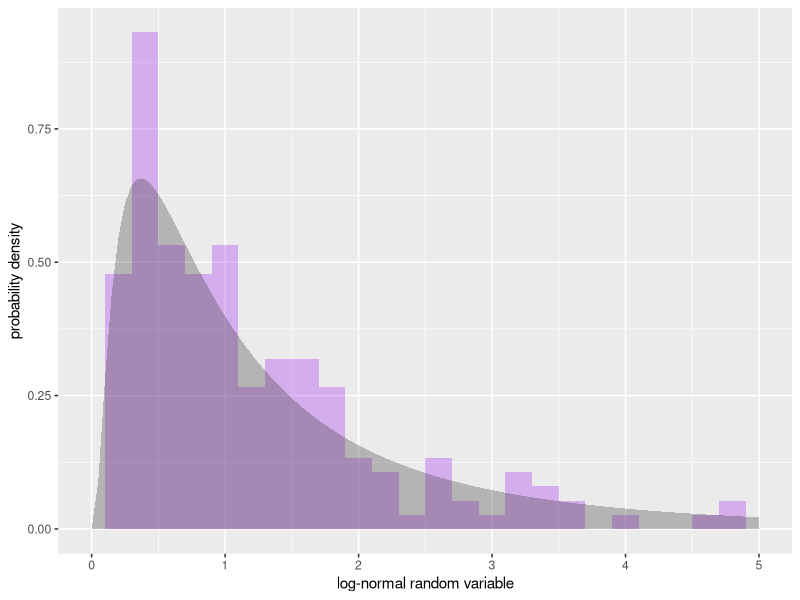
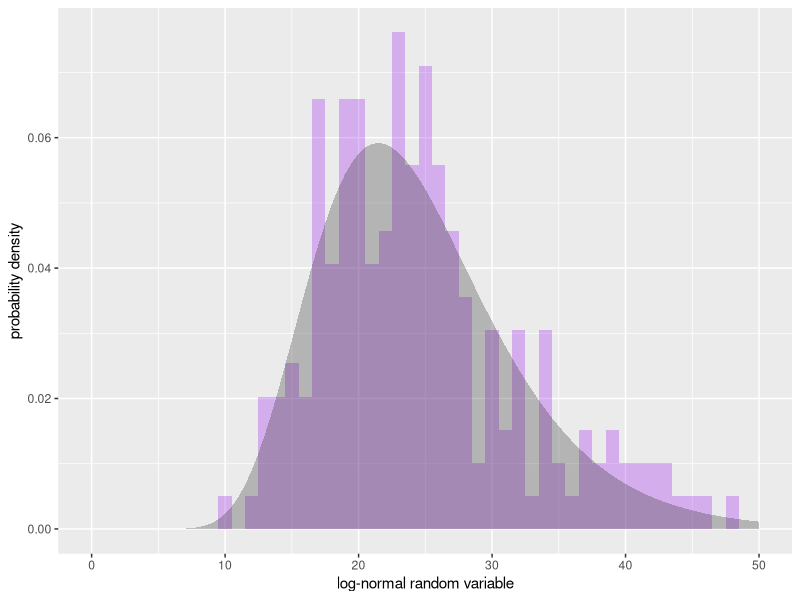
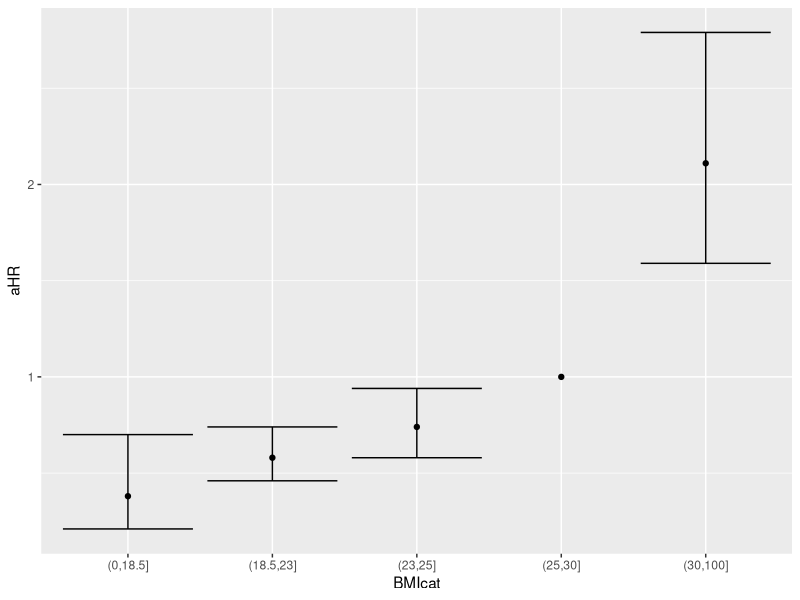
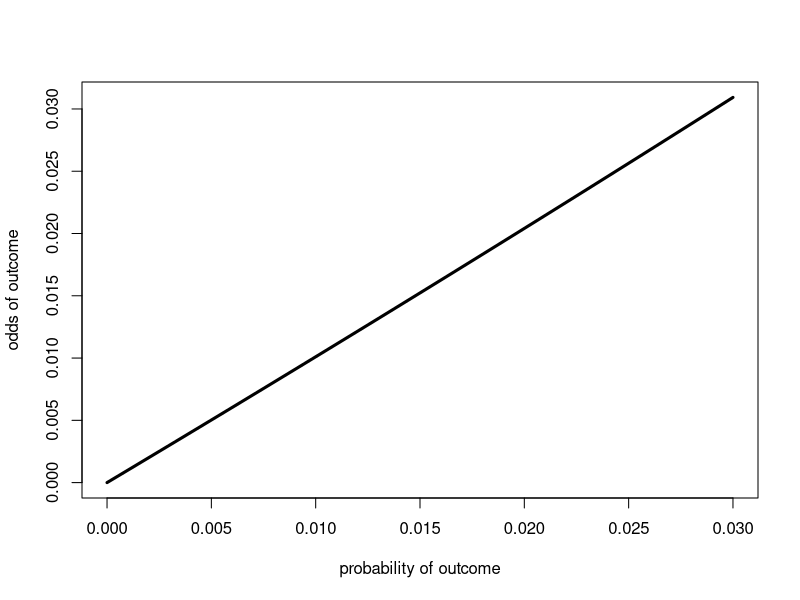
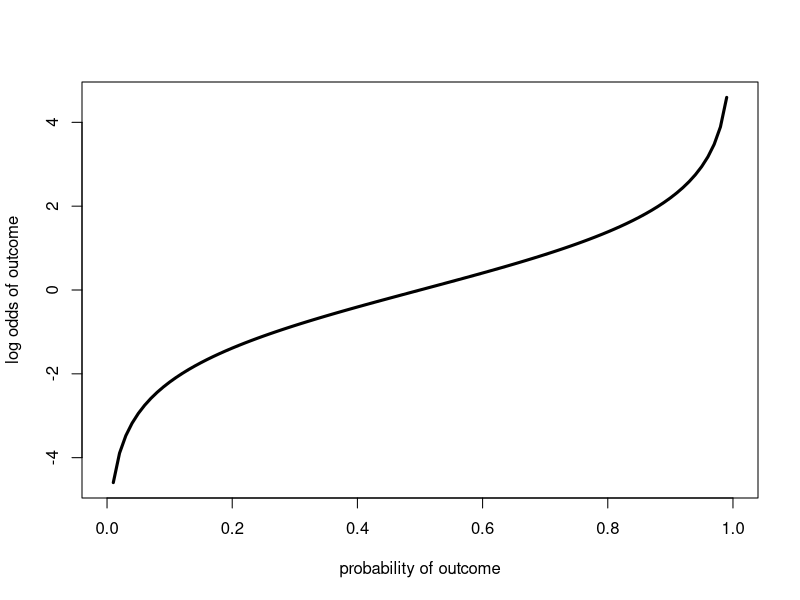
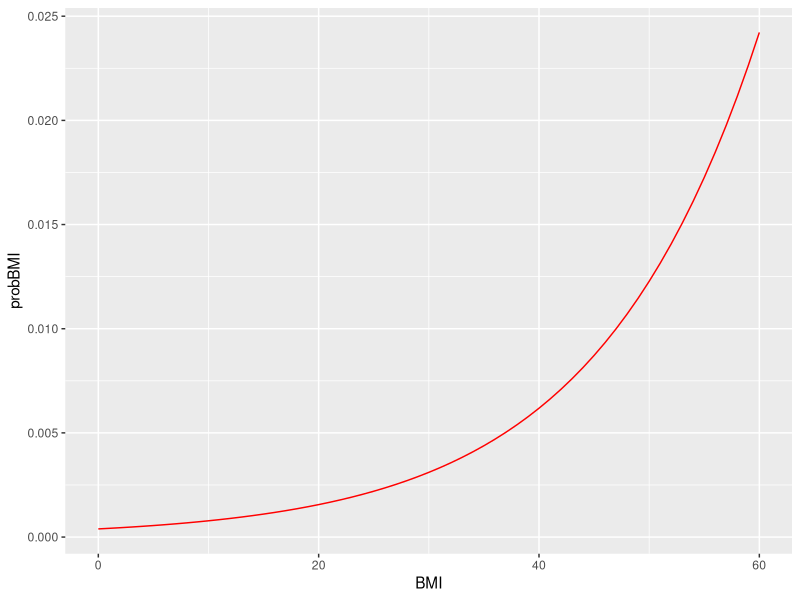
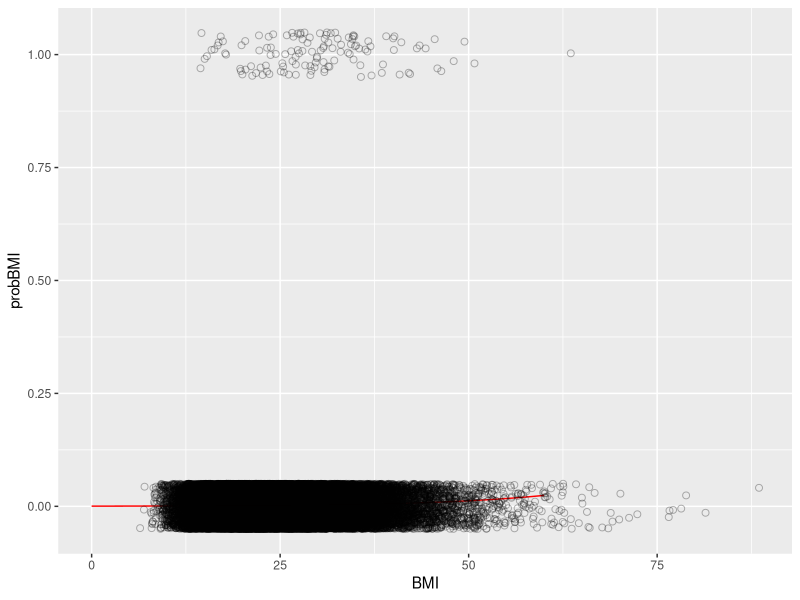
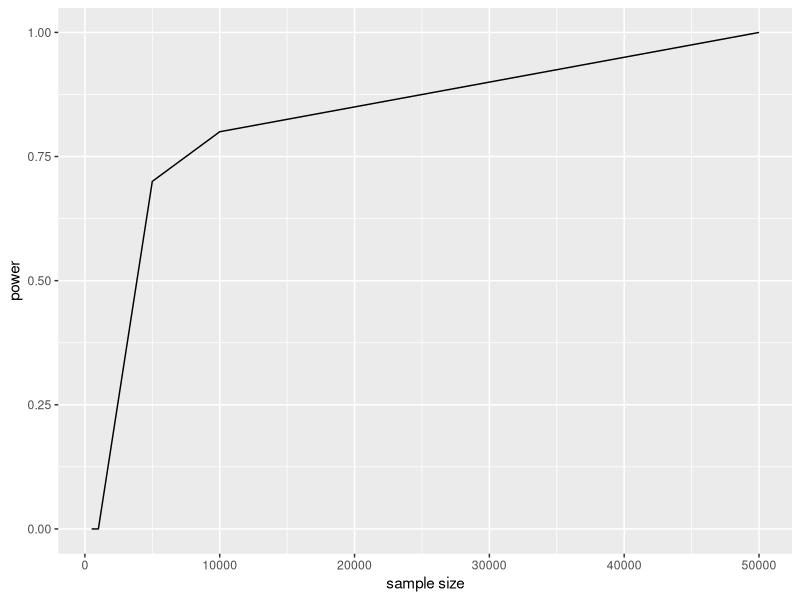

R code for these plots, in order:
####################################################################################################
## EPID 7500
## Steve Bellan
## Fall 2017
## UGA
## Licensed for reuse with attribution as CC-BY NC
## (https://creativecommons.org/licenses/by-nc/4.0/legalcode)
####################################################################################################
require(tidyverse)

####################################################################################################
## Simulating logistic regression
####################################################################################################

##  Imagine we are considering an observational study of how body mass index (BMI) affects risk of
##  active tuberculosis (TB). How might we simulate BMI?  well what does the distribution of BMI
##  actually look like in a real population? Here's an example from a German study:

## https://openi.nlm.nih.gov/detailedresult.php?img=PMC3022146_404_2009_1349_Fig1_HTML&req=4

## Note that it looks normally distributed, but there is a clear lower bounds. Nobody can have a BMI
## lower than 0.  There are useful distributions to know for variables that are strictly
## positive. The lognormal is one of them.

samp <- rlnorm(200, meanlog=0, sdlog=1)
samp

xmin <- 0
xmax <- 5
p1 <- ggplot(data = tibble(x=samp), aes(x)) + geom_histogram(aes(y=..density..), alpha = .3, fill = 'purple', binwidth = .2) + 
    xlim(xmin,xmax) + xlab('log-normal random variable') + ylab('probability density')
p2 <- p1 + stat_function(fun = dlnorm, geom='area', xlim = c(xmin,xmax), alpha =.3) ## plots this function of x
p2

## 1) Change the meanlog & sdlog above so that you simulate data that look like the German
## curve.

## *Hint* (1) look at the mean at the top right of the figure! (2) Using the SD in the
## figure, even on a log scale, won't give you their data because it turns out the mean scales with
## the sd on the log scale. Try a value for sdlog < .5

mulog <- log(23.5)
sdlog <- .3
samp <- rlnorm(200, meanlog=mulog, sdlog=sdlog)
samp
mean(rlnorm(200, meanlog=mulog, sdlog=sdlog))

xmin <- 0
xmax <- 50
p1 <- ggplot(data = tibble(x=samp), aes(x)) + geom_histogram(aes(y=..density..), alpha = .3, fill = 'purple', binwidth = 1 ) + 
    xlim(xmin,xmax) + xlab('log-normal random variable') + ylab('probability density')
p2 <- p1 + stat_function(fun = dlnorm, geom='area', xlim = c(xmin,xmax), alpha =.3,
                         args = list(meanlog=mulog, sdlog=sdlog))
p2

## Now that we have a working model of what some BMI data might look like, we can start to think about our study.

sampSize <- 200
dat <- tibble(id=1:sampSize, BMI=rlnorm(sampSize, mulog, sdlog), tb=NA)

head(dat)

## From Table 5 of this JAMA paper

## https://jamanetwork.com/journals/jamainternalmedicine/fullarticle/412684

## we have the following estimates of the hazard ratio for active TB by BMI class:
## BMI          adjusted hazard ratio
## >= 30        0.38
## 25-30        0.58
## 23-25        0.74
## 18.5-23      1 (reference)
## <18.5        2.11

## R has a way of cutting continuous variables into categorical variables
BMIbreaks <- c(0, 18.5,23,25,30, 100)
sampCat <- cut(samp, breaks = BMIbreaks)
sampCat
levels(sampCat)

tb_risk_by_BMI <- tibble(BMIcat = factor(levels(sampCat)),
                         aHR = c(.38, .58, .74, 1, 2.11), 
                         aHRlower = c(.21, .46, .58, NA, 1.59),
                         aHRupper = c(.7, .74, .94, NA, 2.79))
tb_risk_by_BMI 

ggplot(tb_risk_by_BMI, aes(BMIcat, aHR)) +
    geom_point() +
    geom_errorbar(aes(ymin=aHRlower, ymax=aHRupper))

## The incidence of TB amongst the reference class (18.5-23) is given as 291/100,000 person-years in Table 2 of
## the above paper.

## 2) simulate TB risk in the above data frame so that it reflects this level of risk and the above hazard ratios.
## *Hint* You'll have to
##      1. add hazard (risk per person year) to the tb_risk_by_BMI table above.
##      2. add a categorical BMI column to your study data
##      3. join the two tables

tb_risk_by_BMI <- tb_risk_by_BMI %>% mutate(tbhazard = 291/10^5 * aHR)
tb_risk_by_BMI

dat <- dat %>% mutate(BMIcat = cut(BMI, BMIbreaks))
dat

dat <- left_join(dat, tb_risk_by_BMI, by='BMIcat')
dat

## 3) Now let's imagine this was an observational cohort, for which all individuals did not have
## active TB at baseline and were followed up after 1 year. Simulate tb outcome as a binary random variable.

dat <- dat %>% mutate(tb = rbinom(n(), 1, prob = 1-exp(-tbhazard*1)))
dat
## Note: The probability of an event occurring in a time interval T equals 1-exp(-rate*T), where rate
## is the rate of the event. Thhis is very similar to rate*T for very small rate*T but can be far
## off for larger values.

## 4) Cross-tabulate active cases by BMIcat using xtabs. 

xtabs(~tb + BMIcat, dat)

## 5) Take the above code and turn it into a function where printing the crosstabulation is an option.

BMIbreaks <- c(0, 18.5,23,25,30, 100)
BMIcatlevels <- levels(cut(1:50, breaks = BMIbreaks))

simStudy <- function(sampSize=1000,
                     hazards = tb_risk_by_BMI, refHazard = 291/10^5, 
                     meanlogBMI=log(23.5), sdlogBMI=.3,
                     showXtabs=T, browse=F) {
    if(browse) browser()
    tb_risk_by_BMI <- tb_risk_by_BMI %>% mutate(tbhazard = refHazard * aHR)
    dat <- tibble(id=1:sampSize, BMI=rlnorm(sampSize, meanlogBMI, sdlogBMI)) %>%
        mutate(BMIcat = cut(BMI, BMIbreaks))
    dat <- left_join(dat, tb_risk_by_BMI, by='BMIcat')
    dat <- dat %>% mutate(tb = rbinom(n(), 1, prob = 1-exp(-tbhazard*1)))
    if(showXtabs) print(xtabs(~tb + BMIcat, dat))
    dat
}

simStudy()

## 6) Try your simulation for a sample size of 50,000 (about the size of the Hong Kong study in the
## JAMA paper)
sim1 <- simStudy(50000)
sim1

## 7) Let's look at whether BMI is a significant predictor of tb risk using a logistic regression
## with BMI as a *continuous* variable.
mod1 <- glm(tb ~ BMI, family=binomial('logit'), data = sim1)
summary(mod1)

## A logistic model models the log(odds) of a binary outcome as a function of the explanatory
## variables. The odds is p/(1-p), where p is the probability of an outcome:

## log(p/1-p) = log_odds_intercept + log_odds_ratio_per_unit_BMI * BMI where odds_intercept
## basically means the odds for if BMI was zero (which is important for fitting the model but is not
## really meaningful epidemiologically)

oddsfxn <- function(x) x/(1-x)
logisticfxn <- function(x) log(oddsfxn(x))
logisticfxn(.5)

## Let's plot the odds vs probability in base R
curve(oddsfxn, from=0, to = .03, xlab='probability of outcome', ylab='odds of outcome', lwd=3)
## 8) Note that probability and odds are very close when probability is small by zooming in (set to=.03 and add asp=1)

## Plot the log odds
curve(logisticfxn, from=0, to = 1, xlab='probability of outcome', ylab='log odds of outcome', lwd=3)

## By transforming from a probability to a log(odds), we now have an outcome variable that ranges
## from -Inf to Inf, instead of 0 to 1, which means we can model this outcome variable as a linear
## function of explanatory variables without worrying about it going in unreasonable areas (we can't
## fit a line to probabilities because the line may go negative or over 1).

## What R is returning in summary(mod1) is the log_odds_ratio_per_unit_BMI
summary(mod1)
coef(summary(mod1))
logOR_intercept <- coef(summary(mod1))['(Intercept)','Estimate']
logOR_BMI <- coef(summary(mod1))['BMI','Estimate']
logOR_BMI_CI <- confint(mod1)['BMI',] ## Profile confidence intervals *Slower
logOR_BMI_CI <- confint.default(mod1)['BMI',] ## Wald confidence intervals *FASTER

## To get the odds_ratio_per_unit_BMI, we have to exponentiate it
OR_BMI <- exp(logOR_BMI)
OR_BMI_CI <- exp(logOR_BMI_CI)
c(OR_BMI, OR_BMI_CI)

## With the above parameters we can figure out the model's predicted probability of someone with a
## given BMI having acquired active TB over the year in our study
BMIseq <- 0:60
logOddsBMI <- 
modelFit <- tibble(BMI = BMIseq) %>%
    mutate(logOddsBMI = logOR_intercept + logOR_BMI * BMIseq,
           oddsBMI = exp(logOddsBMI),
           probBMI = oddsBMI/(1+oddsBMI)) ## o = p/(1-p); o - op = p; o = p + op; o =(1+o)p; p = o/(1+o) 
modelFit

s1 <- ggplot(modelFit, aes(x=BMI, y=probBMI)) +
  geom_line(col='red')
print(s1)

s1 + geom_point(aes(x=BMI, y = as.numeric(tb)), data = sim1, shape = 21, size = 2, position=position_jitter(width=0, height = .05), alpha = .3)

## 9) Change your study simulation function so it returns a tibble with columns for the OR_BMI
## estimate, confidence intervals, and p value

simStudy <- function(sampSize=50000,
                     hazards = tb_risk_by_BMI, refHazard = 291/10^5, 
                     meanlogBMI=log(23.5), sdlogBMI=.3,
                     showXtabs=F, doMod=T, browse=F) {
    if(browse) browser()
    tb_risk_by_BMI <- tb_risk_by_BMI %>% mutate(tbhazard = refHazard * aHR)
    dat <- tibble(id=1:sampSize, BMI=rlnorm(sampSize, meanlogBMI, sdlogBMI)) %>%
        mutate(BMIcat = cut(BMI, BMIbreaks))
    dat <- left_join(dat, tb_risk_by_BMI, by='BMIcat')
    dat <- dat %>% mutate(tb = rbinom(n(), 1, prob = 1-exp(-tbhazard*1)))
    if(showXtabs) print(xtabs(~tb + BMIcat, dat))
    if(doMod)
    {
        tempmod <- glm(tb ~ BMI, family=binomial('logit'), data = dat)
        OR_BMI <- exp(coef(summary(tempmod))['BMI','Estimate'])
        OR_BMI_CI <- exp(confint.default(tempmod)['BMI',])
        return(list(dat=dat, OR_BMI=tibble(est = OR_BMI,
                                           lower = OR_BMI_CI[1],
                                           upper = OR_BMI_CI[2],
                                           p = coef(summary(tempmod))['BMI','Pr(>|z|)'])))
    }else{
        return(dat)
    }
}

temp <- simStudy(50000, doMod=T)
temp$OR_BMI

## 10) Create a function that does many runs of the above function, figures out if the CI on the BMI
## effect excludes the null hypothesis of OR=1, and then figures out the proportion of runs that
## that happens, returning it as power.

doManyRuns <- function(runs = 10,
                       argsForSimStudy=list(), browse=F) {
    if(browse) browser()
    for(jj in 1:runs) {
        temp <- do.call(simStudy, args=argsForSimStudy)
        if(jj==1) output <- temp$OR_BMI
        if(jj>1) output <- rbind(output, temp$OR_BMI)
    }
    output <- output %>%
        mutate(CIexcludesNull = (lower-1)*(upper-1) >0)
    power <- mean(output$CIexcludesNull)
    return(list(output=output, power=power))
    }

powerOut <- doManyRuns(argsForSimStudy=list(sampSize=5000, browse=F))
powerOut

## Do a power analysis across the following 5 sample sizes using a for loop
sampSizes <- c(500, 1000, 5000, 10^4, 5*10^4)
nss <- length(sampSizes)
powers <- rep(NA, nss)
for(ii in 1:nss) {
    powers[ii] <- doManyRuns(argsForSimStudy=list(sampSize=sampSizes[ii], browse=F))$power
}
powerDat <- tibble(sampSizes, powers)

ggplot(powerDat, aes(sampSizes, powers)) + geom_line() + xlab('sample size') + ylab('power')
